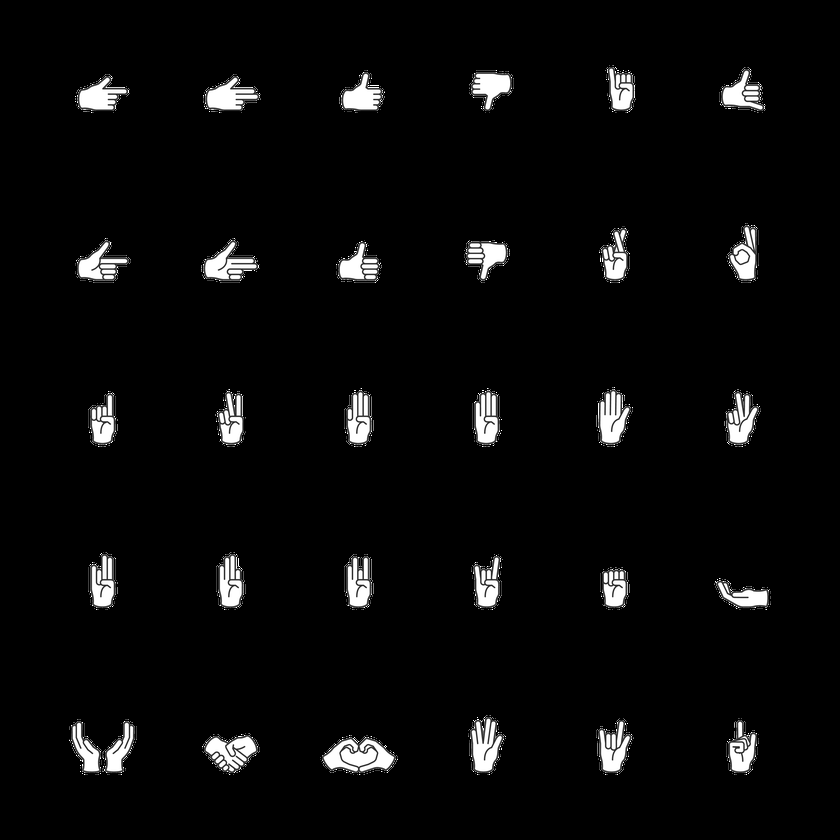
#> input picture assets/hand-spritesheet-transparent.png, 840 x 840 px, shrunk from 4676 x 4675 before the run
$ python reverse_images.py ../assets
#> lines starting #> are read from the running program, lines starting #| are printed output that depends on the picture
""" reverse_images.py

Read all images in input folder, reflect in X, write to input_folder/flipped
"""
import sys
import os
import cv2 as cv


if __name__ == "__main__":
    if len(sys.argv) != 2:
        print("Invalid number of args. Provide ONLY input folder path and output folder path")
        exit()

    folder = sys.argv[1]
    folder = os.path.normpath(folder)
    output_folder = os.path.join(folder, "flipped")

    output_folder_exists = os.path.exists(output_folder)
    if not output_folder_exists:
        os.makedirs(output_folder)

    print(f"--- Input folder: {folder}")
    print(f"--- Output folder: {output_folder}")

    # Load all filenames in the folder
    input_files = []
    for _, _, files in os.walk(folder):
        for f in files:
            input_files.append(f)
        break

    # Reverse each of the input files
    for fin in input_files:
        input_path = os.path.join(folder, fin)
        output_path = os.path.join(output_folder, fin)

        print(f"Input image: {input_path}")
        print(f"Output image: {output_path}")
        print("---")

        img_in = cv.imread(input_path, cv.IMREAD_UNCHANGED)
#> img_in is the input picture: shape (840, 840, 4); mean B, G, R, A 9.9, 9.9, 9.9, 11.7
        img_out = cv.flip(img_in, 1)
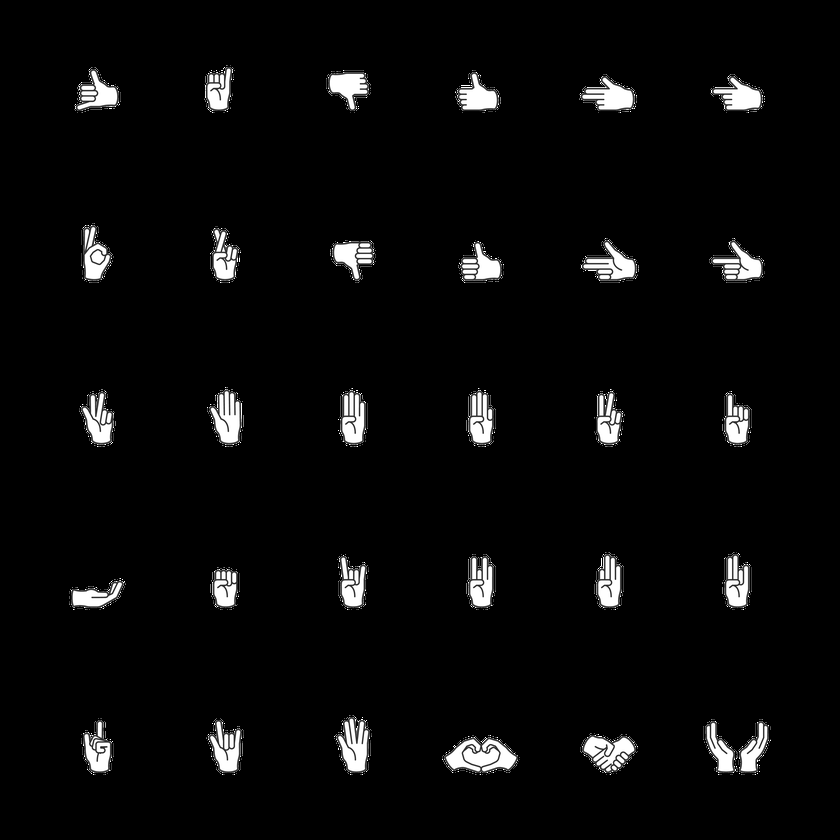
#> img_out: shape (840, 840, 4); mean B, G, R, A 9.9, 9.9, 9.9, 11.7
        cv.imwrite(output_path, img_out)
